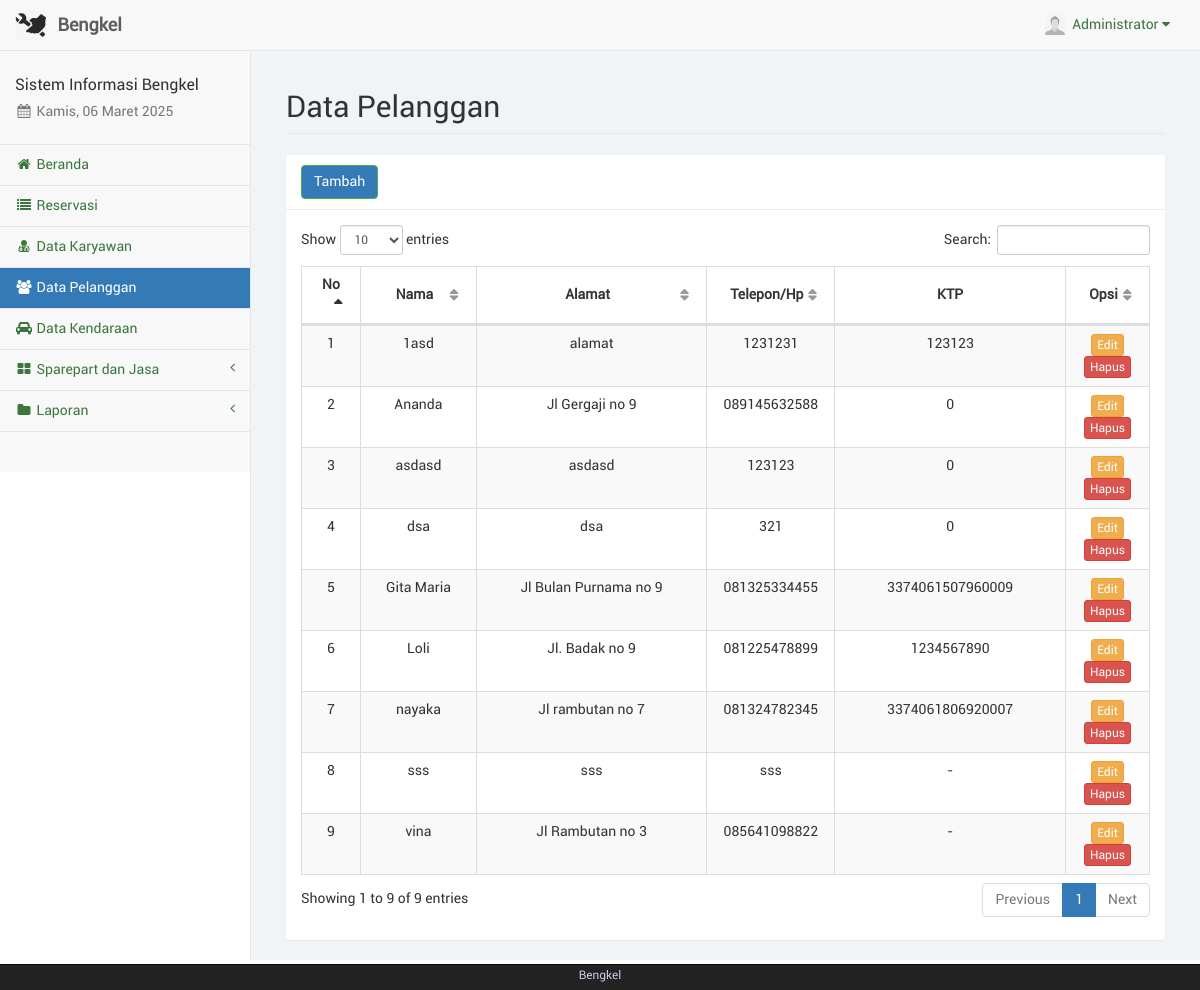
The page /konsumen.php (signed in) on the database its author committed.
### tables this page shows
CREATE TABLE IF NOT EXISTS `pelanggan` (
  `id_pelanggan` int NOT NULL AUTO_INCREMENT,
  `nama` varchar(50) NOT NULL DEFAULT '0',
  `alamat` varchar(150) NOT NULL DEFAULT '0',
  `hp` varchar(12) NOT NULL DEFAULT '0',
  `ktp` varchar(16) DEFAULT '0',
  `user_pelanggan` varchar(50) NOT NULL DEFAULT '0',
  `pass_pelanggan` varchar(100) NOT NULL DEFAULT '0',
  `foto_pelanggan` text,
  PRIMARY KEY (`id_pelanggan`)
);

### sess_check.php (called while the page is built, shortened)
<?php
$chk_sess = $_SESSION['admin'];
include("dist/config/koneksi.php");
$sql_sess = "SELECT * FROM admin WHERE id_adm='" . $chk_sess . "'";
$ress_sess = mysqli_query($conn, $sql_sess);
$row_sess = mysqli_fetch_array($ress_sess);
$sess_admname = $row_sess['nama_adm'];
$sess_admfoto = $row_sess['foto_adm'];

### konsumen.php (the view, shortened to what this page needs)
<?php
	include("sess_check.php");
	$pagedesc = "Data Konsumen";
	include("layout_top.php");
?>
		<div id="page-wrapper">
            <div class="container-fluid">
                <div class="row">
                    <div class="col-lg-12">
                        <h1 class="page-header">Data Pelanggan</h1>
                    </div>
                </div>
				<div class="row">
					<div class="col-lg-12"><?php include("layout_alert.php"); ?></div>
				</div>
				<div class="row">
					<div class="col-lg-12">
						<div class="panel panel-default">
							<div class="panel-heading">
								<a href="konsumen_tambah.php" class="btn btn-success">Tambah</a>
							</div>
							<div class="panel-body">
								<table class="table table-striped table-bordered table-hover" id="tabel-data">
									<thead>
										<tr>
											<th width="1%">No</th>
											<th width="10%">Nama</th>
											<th width="20%">Alamat</th>
											<th width="5%">Telepon/Hp</th>
											<th width="20%">KTP</th>
											<th width="5%">Opsi</th>
										</tr>
									</thead>
									<tbody>
										<?php
											$i = 1;
											$sql = "SELECT * FROM pelanggan WHERE id_pelanggan!='0' ORDER BY nama ASC";
											$ress = mysqli_query($conn, $sql);
											while($data = mysqli_fetch_array($ress)) {
												echo '<tr>';
												echo '<td class="text-center">'. $i .'</td>';
												echo '<td class="text-center">'. $data['nama'] .'</td>';
												echo '<td class="text-center">'. $data['alamat'] .'</td>';
												echo '<td class="text-center">'. $data['hp'] .'</td>';
												echo '<td class="text-center">'. $data['ktp'] .'</td>';
												echo '<td class="text-center">
													  <a href="konsumen_edit.php?kon='. $data['id_pelanggan'] .'" class="btn btn-warning btn-xs">Edit</a>';?>
													  <a href="konsumen_hapus.php?kon=<?php echo $data['id_pelanggan'];?>" onclick="return confirm('Apakah anda yakin akan menghapus <?php echo $data['nama'];?>?');" class="btn btn-danger btn-xs">Hapus</a></td>
												<?php
												echo '</tr>';
												$i++;
											}
										?>
									</tbody>
								</table>
							</div>
						</div>
					</div>
				</div>
            </div>
        </div>
<?php
	include("layout_bottom.php");
?>

### layout_top.php (shortened to what this page needs)
<?php
$haries = array("Sunday" => "Minggu", "Monday" => "Senin", "Tuesday" => "Selasa", "Wednesday" => "Rabu", "Thursday" => "Kamis", "Friday" => "Jum'at", "Saturday" => "Sabtu");
$bulans = array("", "Januari", "Februari", "Maret", "April", "Mei", "Juni", "Juli", "Agustus", "September", "Oktober", "November", "Desember");
$hari_ini = $haries[date("l")];
$bulan_ini = $bulans[date("n")];
$tanggal = date("d");
$tahun = date("Y");
?>
<!DOCTYPE html>
<html lang="en">
<head>
	<link href="libs/bootstrap/dist/css/bootstrap.min.css" rel="stylesheet">
	<link href="libs/metisMenu/dist/metisMenu.min.css" rel="stylesheet">
	<link href="libs/datatables-plugins/integration/bootstrap/3/dataTables.bootstrap.css" rel="stylesheet">
	<link href="libs/datatables-responsive/css/dataTables.responsive.css" rel="stylesheet">
	<link href="dist/css/sb-admin-2.css" rel="stylesheet">
	<link href="dist/css/offline-font.css" rel="stylesheet">
	<link href="dist/css/custom.css" rel="stylesheet">
	<link href="libs/font-awesome/css/font-awesome.min.css" rel="stylesheet" type="text/css">
</head>
<body>
	<div id="wrapper">
		<nav class="navbar navbar-default navbar-static-top" role="navigation" style="margin-bottom: 0">
			<div class="navbar-header">
				<a class="navbar-brand hidden-xs" href="index.php">
					<img src="foto/logo.png" alt="brand" width="32" class="float-left image-brand">
					<div class="float-right">&nbsp;<strong>Bengkel</strong></div>
				</a>
			</div>
			<ul class="nav navbar-top-links navbar-right">
				<li class="dropdown dropdown-right">
					<a class="dropdown-toggle" data-toggle="dropdown" href="#">
						<img src="foto/<?php echo $sess_admfoto; ?>" width="20px" height="20px" padding="0px">&nbsp;&nbsp;<?php echo ucfirst($sess_admname); ?>&nbsp;<i class="fa fa-caret-down"></i>
					</a>
				</li>
			</ul>
			<div class="navbar-default sidebar" role="navigation">
				<div class="sidebar-nav navbar-collapse">
					<ul class="nav" id="side-menu">
						<li class="sidebar-search">
							<h4>Sistem Informasi Bengkel</h4>
							<h5 class="text-muted"><i class="fa fa-calendar fa-fw"></i>&nbsp;<?php echo $hari_ini . ", " . $tanggal . " " . $bulan_ini . " " . $tahun ?></h5>
						</li>
						<?php
						if ($pagedesc == "Beranda") {
							echo '<li><a href="index.php" class="active"><i class="fa fa-home fa-fw"></i>&nbsp;Beranda</a></li>';
						} else {
							echo '<li><a href="index.php"><i class="fa fa-home fa-fw"></i>&nbsp;Beranda</a></li>';
						}
						if ($pagedesc == "Reservation") {
							echo '<li><a href="reservation.php" class="active"><i class="fa fa-list fa-fw"></i>&nbsp;Reservasi</a></li>';
						} else {
							echo '<li><a href="reservation.php"><i class="fa fa-list fa-fw"></i>&nbsp;Reservasi</a></li>';
						}
						if ($pagedesc == "Data Karyawan") {
							echo '<li><a href="kasir.php" class="active"><i class="fa fa-user-md fa-fw"></i>&nbsp;Data Karyawan</a></li>';
						} else {
							echo '<li><a href="kasir.php"><i class="fa fa-user-md fa-fw"></i>&nbsp;Data Karyawan</a></li>';
						}
						if ($pagedesc == "Data Pelanggan") {
							echo '<li><a href="konsumen.php" class="active"><i class="fa fa-users fa-fw"></i>&nbsp;Data Pelanggan</a></li>';
						} else {
							echo '<li><a href="konsumen.php"><i class="fa fa-users fa-fw"></i>&nbsp;Data Pelanggan</a></li>';
						}
						if ($pagedesc == "Data Kendaraan") {
							echo '<li><a href="kendaraan.php" class="active"><i class="fa fa-car fa-fw"></i>&nbsp;Data Kendaraan</a></li>';
						} else {
							echo '<li><a href="kendaraan.php"><i class="fa fa-car fa-fw"></i>&nbsp;Data Kendaraan</a></li>';
						}
						if (isset($menuparent) && $menuparent == "barang") {
							echo '<li class="active">';
						} else {
							echo '<li>';
						}
						?>
						<a href="#"><i class="fa fa-th-large fa-fw"></i>&nbsp;Sparepart dan Jasa<span class="fa arrow"></span></a>
						<?php
						if (isset($menuparent) && $menuparent == "laporan") {
							echo '<li class="active">';
						} else {
							echo '<li>';
						}
						?>
						<a href="#"><i class="fa fa-folder fa-fw"></i>&nbsp;Laporan<span class="fa arrow"></span></a>
						</li>
					</ul>
				</div>
			</div>
		</nav>

### rows shown on the page
pelanggan: nama "1asd", alamat "alamat", hp "1231231", ktp "123123"
pelanggan: nama "Ananda", alamat "Jl Gergaji no 9", hp "089145632588", ktp "0"
pelanggan: nama "asdasd", alamat "asdasd", hp "123123", ktp "0"
pelanggan: nama "dsa", alamat "dsa", hp "321", ktp "0"
pelanggan: nama "Gita Maria", alamat "Jl Bulan Purnama no 9", hp "081325334455", ktp "3374061507960009"
pelanggan: nama "Loli", alamat "Jl. Badak no 9", hp "081225478899", ktp "1234567890"
pelanggan: nama "nayaka", alamat "Jl rambutan no 7", hp "081324782345", ktp "3374061806920007"
pelanggan: nama "sss", alamat "sss", hp "sss", ktp "-"
pelanggan: nama "vina", alamat "Jl Rambutan no 3", hp "085641098822", ktp "-"

### other values the page prints
$sess_admname "Administrator"
